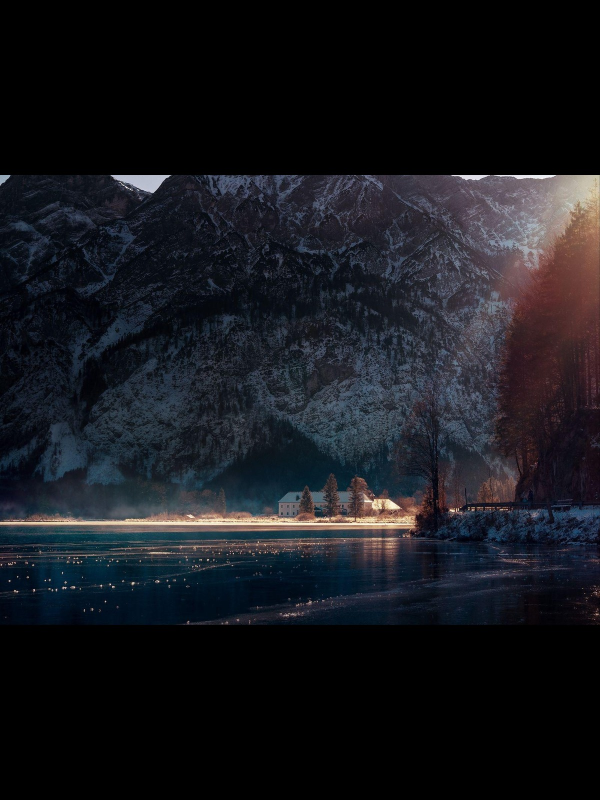
#> input picture images/nature.jpg, 1200 x 1600 px, found by its file name (shown at 1/2 size)
$ python make_rotate.py
#> lines starting #> are read from the running program, lines starting #| are printed output that depends on the picture
import cv2
#reading image - using relative path of image
image = cv2.imread('nature.jpg')
#> image is the input picture: shape (1600, 1200, 3); mean B, G, R 29.8, 24.4, 23
image = cv2.resize(image,(500,500))
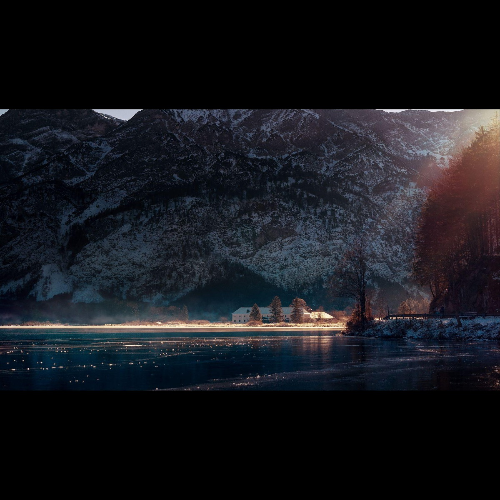
#> image: shape (500, 500, 3); mean B, G, R 29.8, 24.4, 23
(h, w) = image.shape[:2]
#> h = 500; w = 500
center = (w // 2, h // 2)
#> center = (250, 250)
angle = 45
scale = 0.5
rotation_matrix = cv2.getRotationMatrix2D(center, angle, scale)
rotated_image = cv2.warpAffine(image, rotation_matrix, (500, 500))
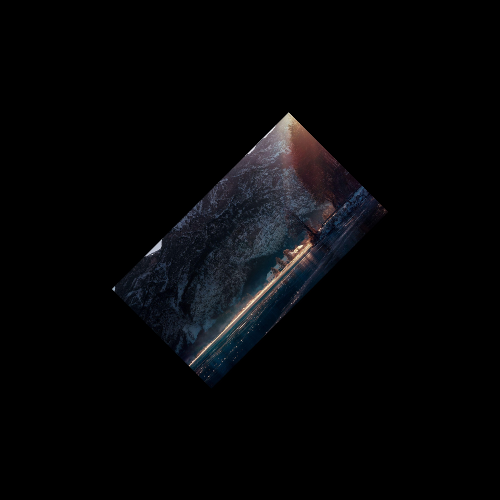
#> rotated_image: shape (500, 500, 3); mean B, G, R 7.4, 6.1, 5.7
cv2.imshow('Real image',image)
cv2.imshow('Rotated image',rotated_image)
cv2.waitKey()
cv2.destroyAllWindows()
